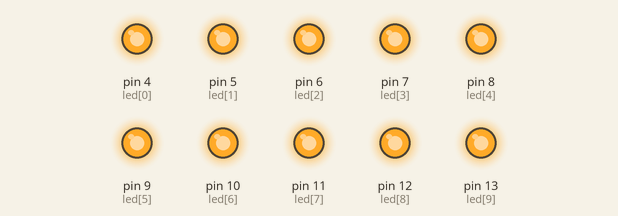
The sketch below on a simulated Arduino Uno, built with avr-gcc and run on an emulated ATmega328P. On the bench: output pins drawn as LEDs (lit = HIGH).

Above: at 0.2 s.
At 2.2 s:
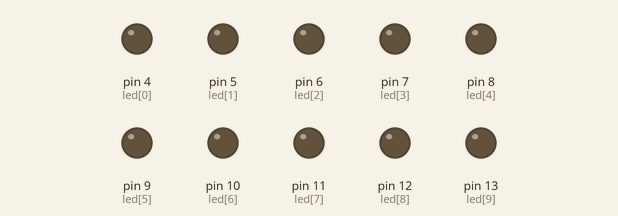
Timing chart, 0 to 3.0 s (numbered marks = the images above):
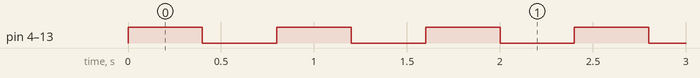

Measured:
- by itself, pin 4 (led[0]), pin 5 (led[1]), pin 6 (led[2]), pin 7 (led[3]), pin 8 (led[4]), pin 9 (led[5]), pin 10 (led[6]), pin 11 (led[7]), pin 12 (led[8]), pin 13 (led[9]): alternates HIGH for 0.40 s and LOW for 0.40 s

The sketch:

led-alto.ino
```cpp
/*programa de encendido de led
 * alto simple*/
 //variable
 int led[]={4,5,6,7,8,9,10,11,12,13};
 int tiempo=400;
 //funcion
 void setup(){
  pinMode(led[0],OUTPUT);
  pinMode(led[1],OUTPUT);
  pinMode(led[2],OUTPUT);
  pinMode(led[3],OUTPUT);
  pinMode(led[4],OUTPUT);
  pinMode(led[5],OUTPUT);
  pinMode(led[6],OUTPUT);
  pinMode(led[7],OUTPUT);
  pinMode(led[8],OUTPUT);
  pinMode(led[9],OUTPUT);
 }
//SENTENCIAS1
void loop (){
digitalWrite(led[0],HIGH);
digitalWrite(led[1],HIGH);
digitalWrite(led[2],HIGH);
digitalWrite(led[3],HIGH);
digitalWrite(led[4],HIGH);
digitalWrite(led[5],HIGH);
digitalWrite(led[6],HIGH);
digitalWrite(led[7],HIGH);
digitalWrite(led[8],HIGH);
digitalWrite(led[9],HIGH);
delay(tiempo);

//SENTENCIA2
digitalWrite(led[0],LOW);
digitalWrite(led[1],LOW);
digitalWrite(led[2],LOW);
digitalWrite(led[3],LOW);
digitalWrite(led[4],LOW);
digitalWrite(led[5],LOW);
digitalWrite(led[6],LOW);
digitalWrite(led[7],LOW);
digitalWrite(led[8],LOW);
digitalWrite(led[9],LOW);
delay(tiempo);
 }
```
